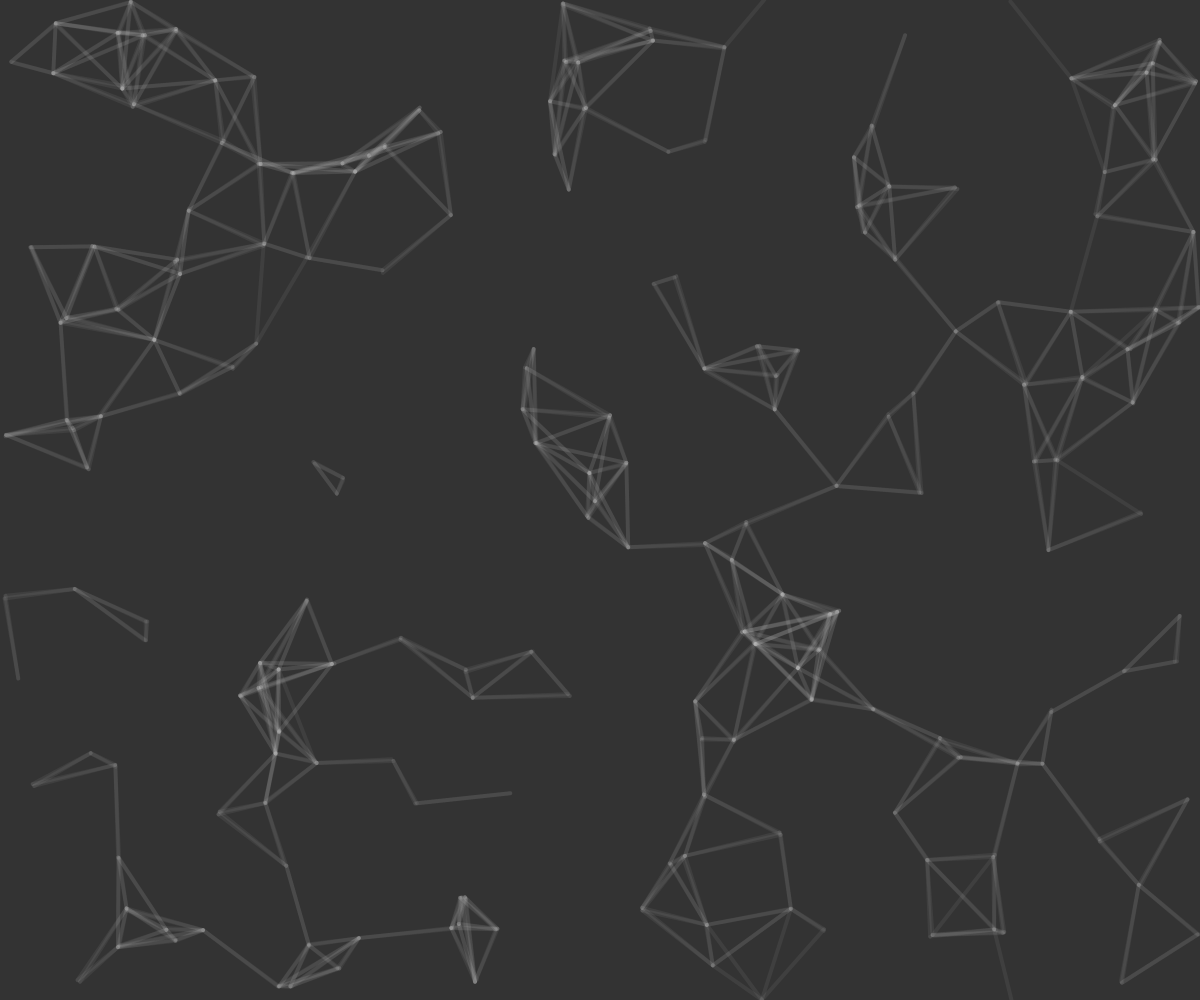
Frame 1 (no input)
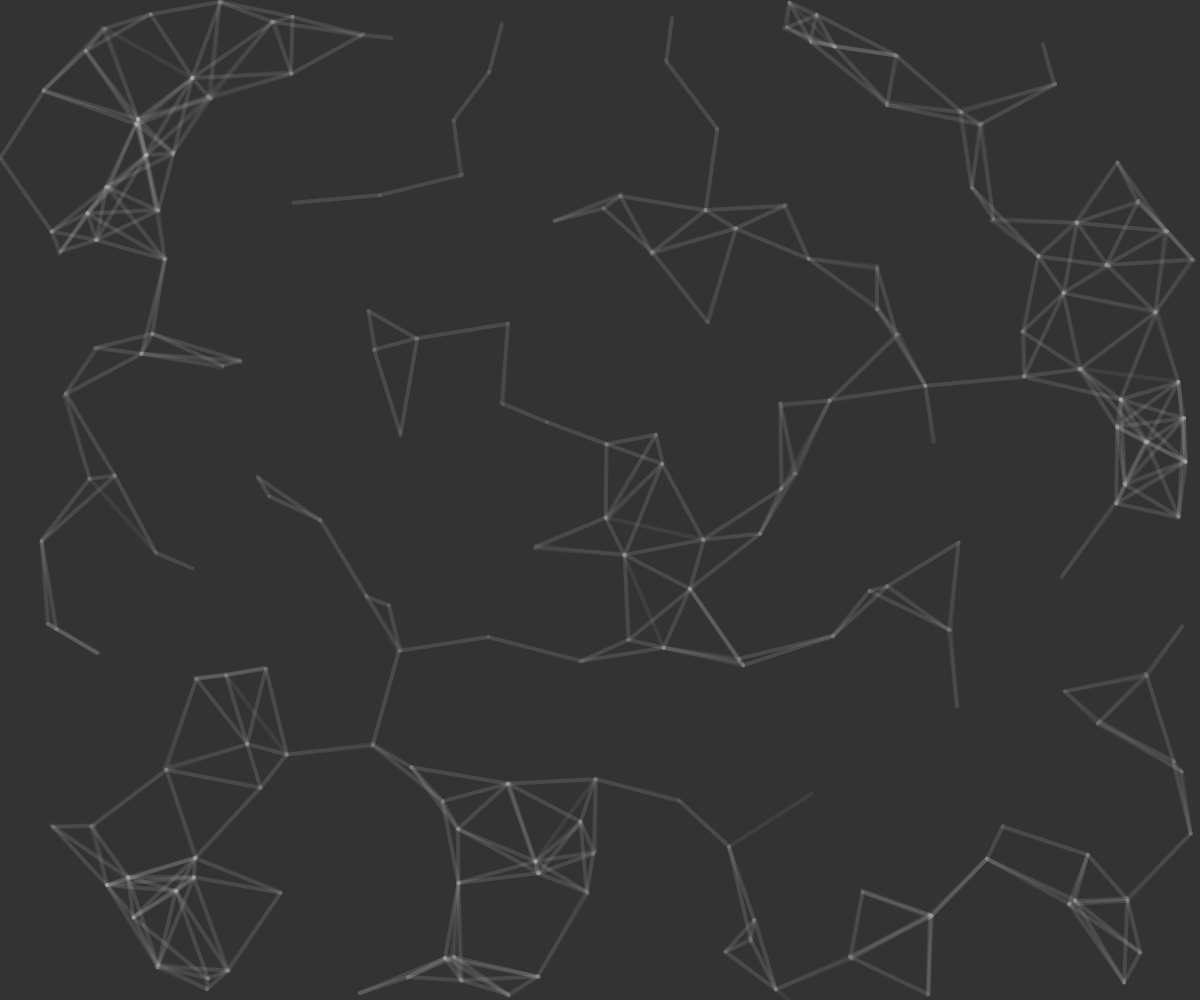
Frame 60 (no input)
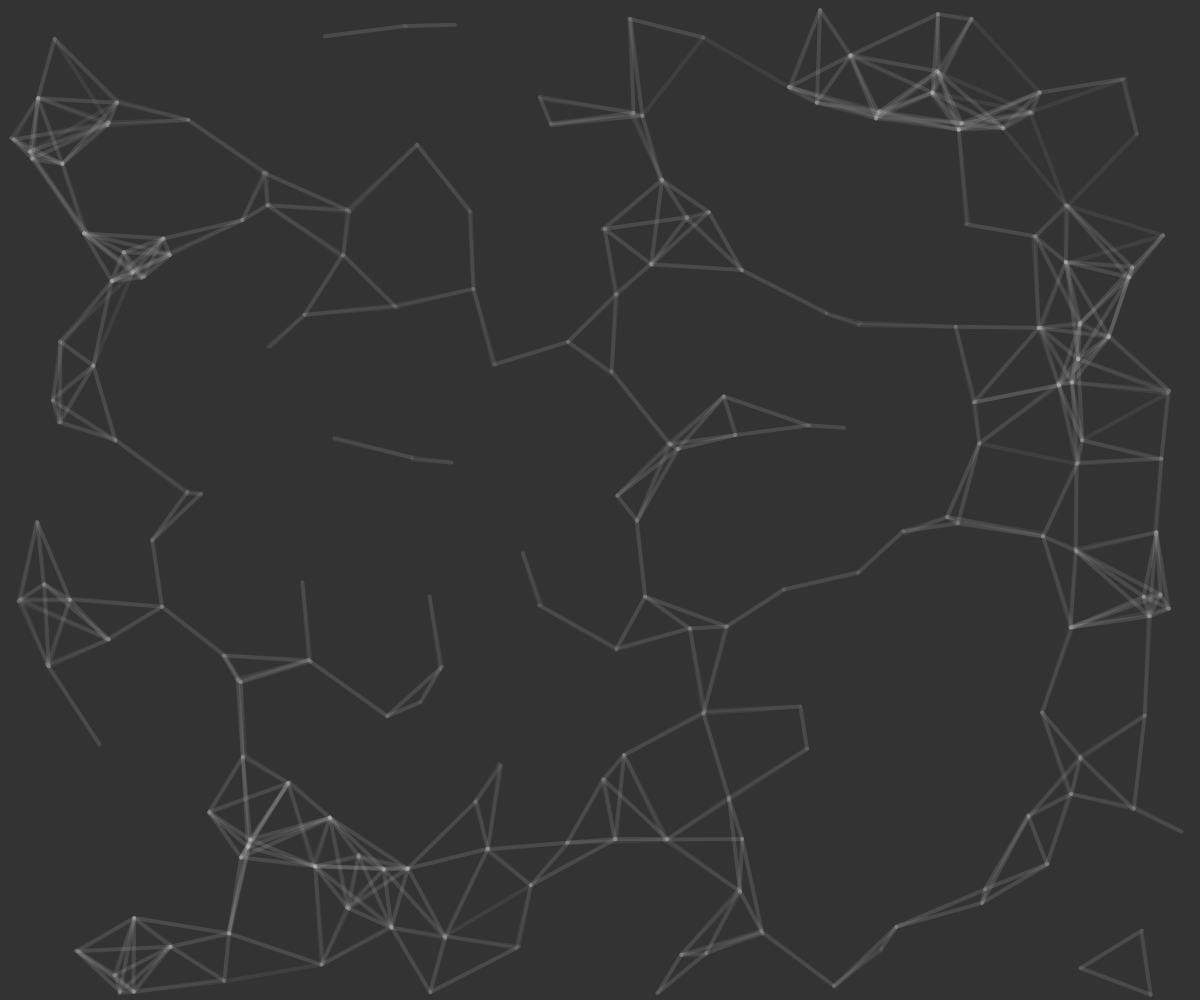
Frame 120 (the mouse pressed at the canvas centre since frame 60)

The p5.js sketch that drew these frames (run headless with seeded random() and noise() and a simulated clock; from frame 60 on, the mouse is pressed at the canvas centre):

// p5.js sketch
// ── sketch.js
let ag = [];

function setup() {
    createCanvas(windowWidth, windowHeight);
    background(51);
    for (let i = 0; i <= 200; i++) ag.push(new agent());
    	 background(51);
}

function draw() {
   background(51);
    strokeWeight(4)
    stroke(200,20)
    for (let a of ag) {

        a.go(ag);
    }
}
class agent {
    constructor() {
        this.loc = createVector(random(width), random(height));
        this.vel = p5.Vector.random2D();
        this.vel.setMag(random(1, 3));
        this.acc = createVector(0, 0);
        this.maxForce = 0.2;
        this.maxSpeed = 4;
    }
    update() {
        this.loc.add(this.vel);
        this.vel.add(this.acc);
        this.acc.mult(0);
    }
    edges() {
        if (this.loc.x > width) this.loc.x = 0;
        else if (this.loc.x < 0) this.loc.x = width;
        else if (this.loc.y > height) this.loc.y = 0;
        else if (this.loc.y < 0) this.loc.y = height;
    }
    collision(arr) {
        for (let a of arr) {
            let d = dist(this.loc.x, this.loc.y, a.loc.x, a.loc.y);
            let angle = this.loc.angleBetween(a.loc);
            if (a != this && d < 100 && angle != 0 && angle != PI) {
                a.vel.rotate(random(-0.009, 0.009));
                this.vel.rotate(random(-0.009, 0.009));
                line(a.loc.x,a.loc.y,this.loc.x,this.loc.y)
            }
        }

    }

    show() {
        push();
        translate(this.loc.x, this.loc.y);
        rotate(this.vel.heading());
        line(0, 0, 100, 0);
        pop();
    }
    go(arr) {
        this.collision(arr);
        this.update();
        this.edges();
        //this.show();
    }
}
